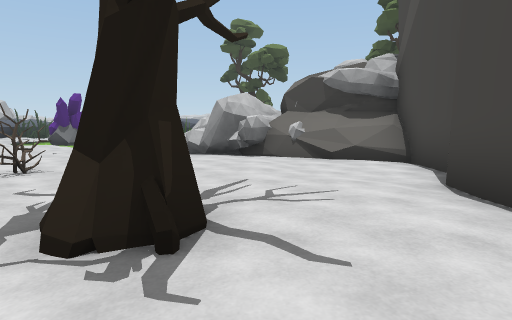
view 1 (above)

24 first-person views from a walk through a scene from a Unity 3-D project. The camera is 1.3 m above the floor, tilts 6° down and sees 75° across. The floor is counted in squares, 2 m on a side. Each view is taken from the middle of a square. On the plan, view 1 faces up. The plan holds only what a view shows up to about 10 squares ahead; the rest is blank. The place goes on beyond the plan. Some animated figures are not drawn. Some surface patterns are stand-ins.

view 2
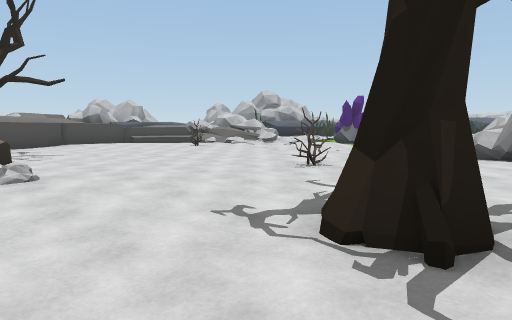

view 3
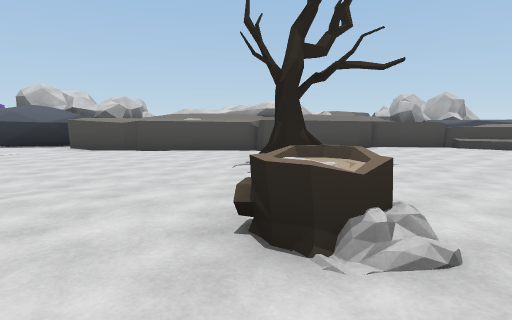

view 4
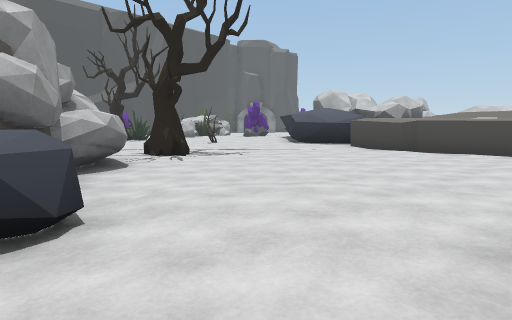

view 5
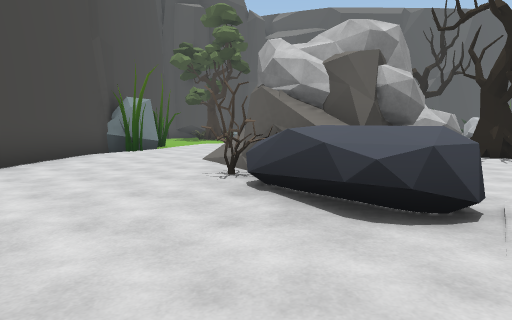

view 6
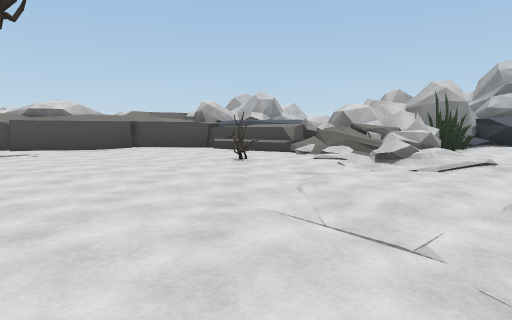

view 7
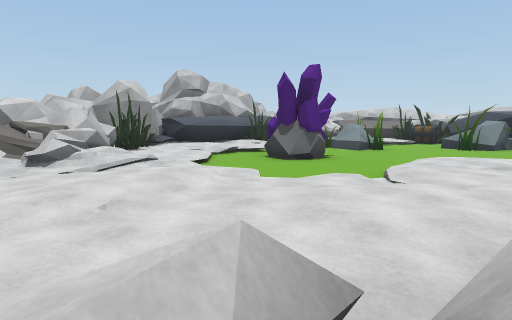

view 8
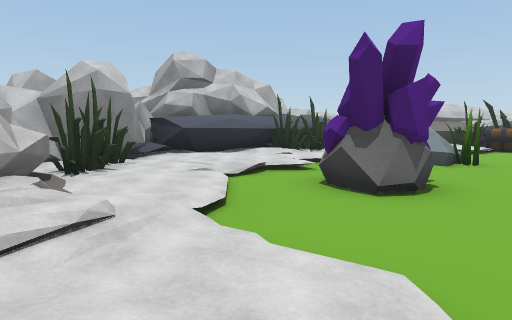

view 9
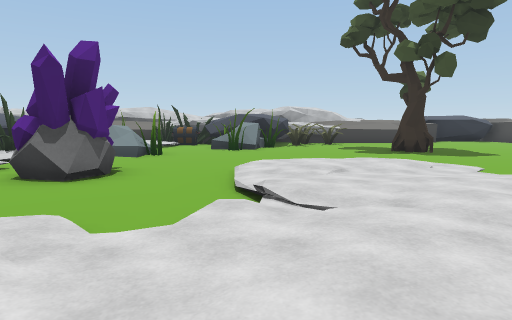

view 10
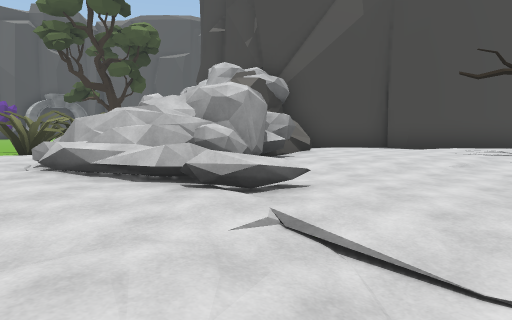

view 11
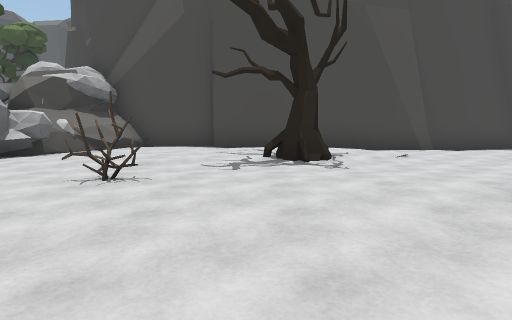

view 12
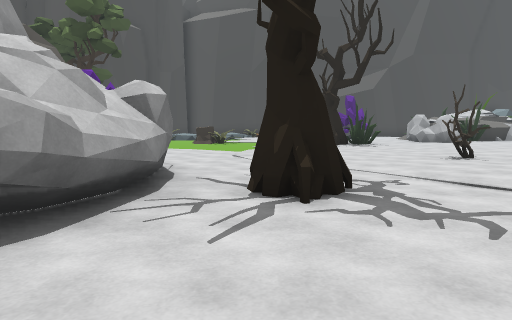

view 13
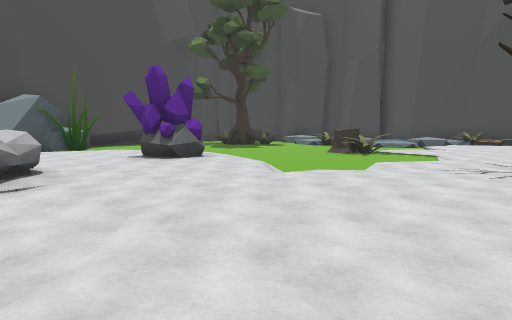

view 14
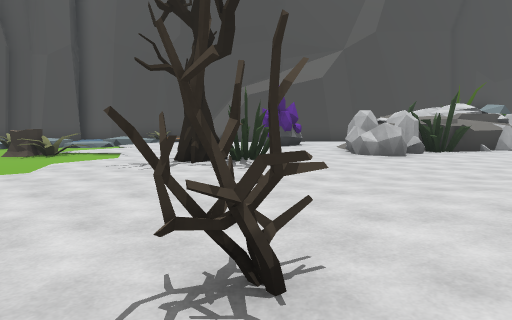

view 15
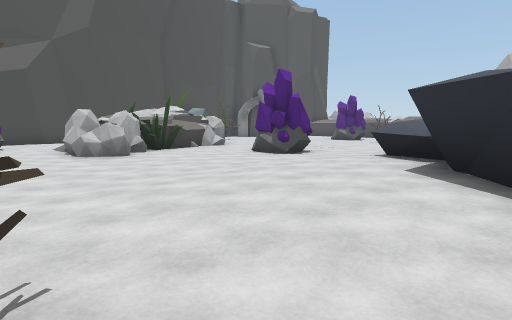

view 16
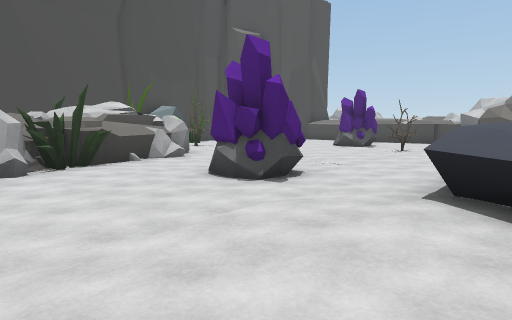

view 17
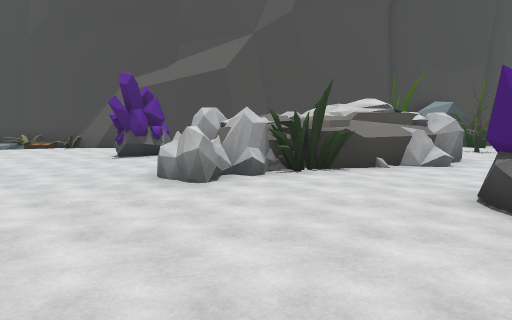

view 18
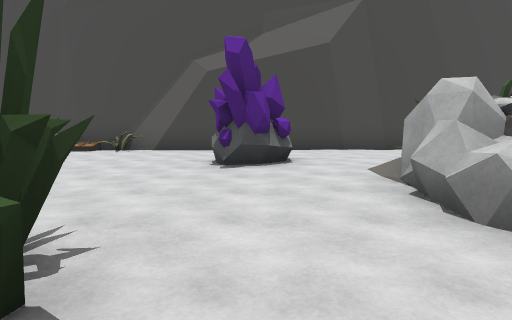

view 19
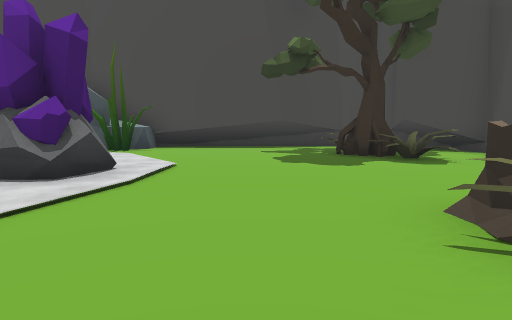

view 20
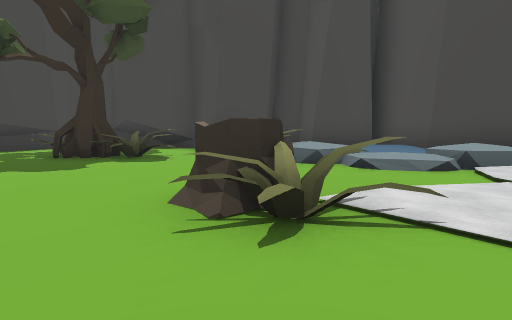

view 21
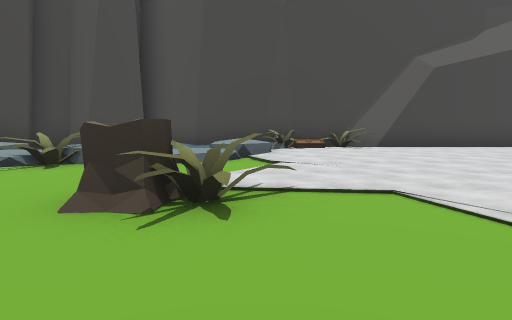

view 22
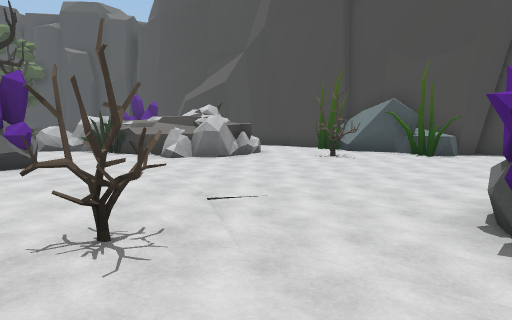

view 23
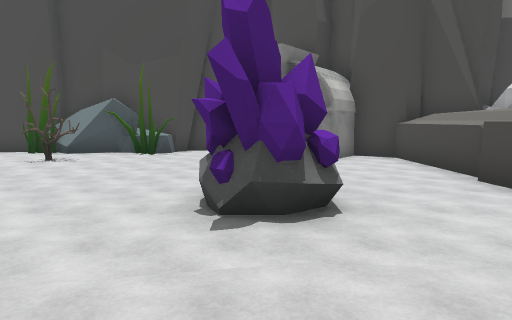

view 24
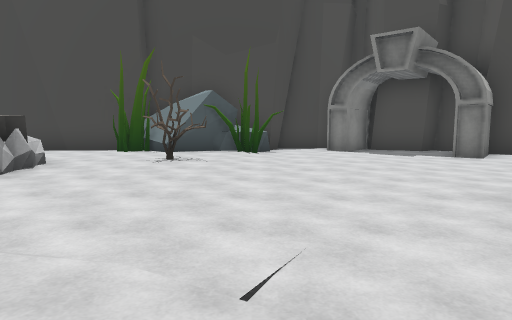

### Floor plan
Key: @ floor where view 1 was taken; # wall or solid block; x gap in a wall; . main floor; : floor 0.25 m higher than the main floor; - floor 0.25 m lower than the main floor; + floor 0.5 m higher than the main floor; * floor 1.75 m higher than the main floor; % floor 2 m higher than the main floor; & floor 2.5 m higher than the main floor; / step, stairs or slope; = window, fence, low wall or low ledge; ^ raised ledge; T tree; S stump; R rock; P plant; O other object.
Columns run from 30 left of view 1 to 3 right of it. Each row starts with its distance up from view 1.
 19                   O  R--------T--
 18                   O.RRR----------
 17                   O/  ------ ---
 16                  ##/- ----/  --
 15                ####:/-O--/////-O-O
 14                 #^::/-O--/://- OOO
 13                  #:://---/::// O
 12                  #OO:/---/::::  OO
 11                 ###O=////::/==
 10                 # ==#=/:/::/ #=^
  9                   ====/:/::O/#=^#
  8                   R ::.://=..####
  7                   R.O....:::::#=##
  6                  R/:..:::::::::::#
  5                  #:...:::::O/::::#
  4                  x:..::::::::::::#
  3                  ##..::.:::::/::/#
  2                  *#.:::::::::T:::#
  1                  ##::T:/:S::::::##
  0                  #/::T./:S:::.@ #
 -1                  #......:::::...##
 -2                 &x....../::R:....#
 -3                 %*.......//R.....#
 -4                  *#.......##R....#
 -5                  ##.......##O....#
 -6                  #::.....####....#
 -7                  #: ...T##  #=...#
 -8                     :.TT##   ....#
 -9                # ::::....#   ...##
-10               ##:::O......^.  ..#
-11              ^:::::............##
-12      ##    #^::::::............###
-13      #/  ::...//...........OO..-^#
-14     //::::............./---O.----#
-15    :/:O.::..O........------------#
-16   ///../...........OT------------#
-17  ...O..........##..O.------------#
-18  ../O.........O##....----P----TO-#
-19 #..........####^#.......-S----T
-20 #..........#  ^^.......-----//--##
-21 #.......OO.^  OO..O.....-::P  ###
-22 #........O..   .........+:.  ##
-23 ###..........  ......... O..##
-24  #..-..#####. ..######PP   ###
-25  #####-##  ######    #######

Where each view was taken, in squares from view 1:
view 1: 0 up, 0 right, facing up
view 2: 0 up, 0 right, facing up-left
view 3: 0 up, 3 left, facing left
view 4: 0 up, 3 left, facing down-left
view 5: 0 up, 2 left, facing down
view 6: 7 up, 3 left, facing left
view 7: 8 up, 3 left, facing up-left
view 8: 10 up, 6 left, facing up-left
view 9: 9 up, 5 left, facing up
view 10: 8 up, 7 left, facing right
view 11: 3 up, 7 left, facing right
view 12: 4 down, 7 left, facing down
view 13: 9 down, 10 left, facing down-right
view 14: 9 down, 11 left, facing down
view 15: 9 down, 11 left, facing down-left
view 16: 11 down, 14 left, facing down-left
view 17: 12 down, 15 left, facing down
view 18: 15 down, 12 left, facing down
view 19: 16 down, 7 left, facing right
view 20: 16 down, 7 left, facing down-right
view 21: 15 down, 6 left, facing down
view 22: 14 down, 26 left, facing down-right
view 23: 14 down, 26 left, facing down
view 24: 15 down, 23 left, facing down
